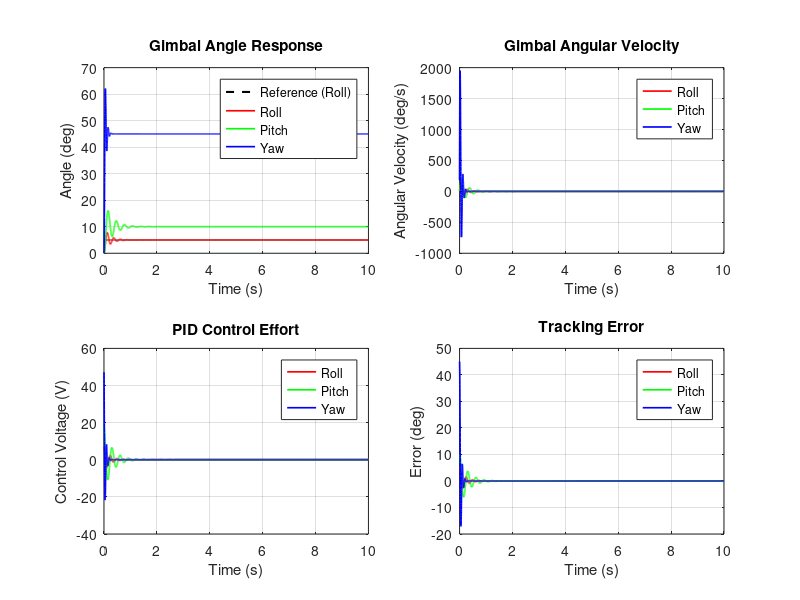

Recreate this plot in MATLAB.
%% 3‑Axis Gimbal Simulation with Real Motor Parameters
clear; close all; clc;

%% Motor Parameters (from datasheets)
% ===== Gimbal Motor (DM3505/3505EC) =====
% Used for pitch and roll axes
J_rotor_gimbal = 5.6e-6;          % kg·m² (rotor inertia from datasheet)
Kt_gimbal = 0.081;                 % Nm/A (torque constant)
R_gimbal = 6.34;                   % Ω (phase-to-phase resistance)
K_motor_gimbal = Kt_gimbal / R_gimbal;  % 0.0128 Nm/V

% ===== Geared DC Motor (GA37-520) =====
% Used for yaw axis (needs more torque)
Kt_geared = 0.1225;                % Nm/A (derived from stall torque/current)
R_geared = 3.0;                    % Ω (estimated)
K_motor_geared = Kt_geared / R_geared;  % 0.0408 Nm/V

% Gear ratio for yaw motor
gear_ratio = 30;   % From datasheet: 1:30

%% System Inertia (including loads and motor weights)
% These need to be estimated based on your actual setup
% Include: motor rotor inertia + payload/camera + arm lengths

% Example payload: small camera + mounting hardware (~300g at 10cm distance)
m_payload = 0.300;                 % kg (300g camera + mount)
L_payload = 0.10;                  % m (distance from rotation axis)
J_payload = m_payload * L_payload^2;  % kg·m²
% J_payload = 0.300 * 0.10^2 = 0.003 kg·m²

% Axis-specific inertias
% Roll axis: typically the smallest inertia
J_roll = J_rotor_gimbal + 0.5 * J_payload;  % Partially loaded
% Pitch axis: carries the full payload
J_pitch = J_rotor_gimbal + J_payload;
% Yaw axis: carries everything + geared motor rotor (estimated)
% Geared motor rotor inertia (estimate from weight)
m_geared = 0.150;                  % kg (150g from datasheet)
r_geared = 0.015;                  % m (approx radius of motor, 15mm)
J_rotor_geared_est = 0.5 * m_geared * r_geared^2;  % ~1.7e-5 kg·m²
J_yaw = J_rotor_geared_est * gear_ratio^2 + J_payload + J_rotor_gimbal;

% Assemble inertia array
J = [J_roll; J_pitch; J_yaw];  % kg·m²

%% Damping Coefficients (estimated)
% These are hard to get from datasheets, typically estimated experimentally
D = [0.005;  % Roll damping
     0.008;  % Pitch damping (higher due to payload)
     0.015]; % Yaw damping (higher due to gearbox friction)

%% Motor Gains (K_motor in Nm/V)
% Roll and pitch: use gimbal motor
% Yaw: use geared motor (with gear ratio, torque is multiplied)
K_motor = [K_motor_gimbal;          % Roll
           K_motor_gimbal;          % Pitch
           K_motor_geared * gear_ratio];  % Yaw (gear ratio multiplies torque)

%% Display motor constants
% fprintf('====== Motor Constants ======\n');
% fprintf('Gimbal Motor (DM3505):\n');
% fprintf('  Kt = %.4f Nm/A\n', Kt_gimbal);
% fprintf('  R = %.2f Ω\n', R_gimbal);
% fprintf('  K_motor = %.4f Nm/V\n', K_motor_gimbal);
% fprintf('  Rotor Inertia = %.2e kg·m²\n', J_rotor_gimbal);
% fprintf('\n');
% fprintf('Geared Motor (GA37-520):\n');
% fprintf('  Kt = %.4f Nm/A\n', Kt_geared);
% fprintf('  R = %.1f Ω\n', R_geared);
% fprintf('  K_motor = %.4f Nm/V\n', K_motor_geared);
% fprintf('  Gear Ratio = %d:1\n', gear_ratio);
% fprintf('  Effective K_motor (after gearbox) = %.4f Nm/V\n', K_motor(3));

%% PID Gains (tuned for these specific motors)
% Start with these and tune based on simulation results
pid_gains = [80,  5, 0.8;   % Roll axis (light, fast)
             100, 8, 1.0;   % Pitch axis (heavier, needs more P gain)
             60,  3, 0.6];  % Yaw axis (geared, slower response)

%% Simulation Time Settings
dt = 0.001;            % Time step (1 ms)
t_end = 10;            % Total simulation time (seconds)
t = 0:dt:t_end;
N = length(t);

%% Target Angles
ref_angles = zeros(N, 3);
ref_angles(:,1) = 5 * pi/180;   % Roll setpoint (rad)
ref_angles(:,2) = 10 * pi/180;  % Pitch setpoint (rad)
ref_angles(:,3) = 45 * pi/180;  % Yaw setpoint (rad)

%% State Initialization
% States: [angle, angular_velocity] for each axis
state = zeros(2, 3);   % row1 = angle, row2 = velocity
integral_error = zeros(3,1);
prev_error = zeros(3,1);

% Preallocate logs
angle_log = zeros(N, 3);
velocity_log = zeros(N, 3);
torque_log = zeros(N, 3);
control_log = zeros(N, 3);

%% Simulation Loop
for k = 1:N
    % Current reference and state
    ref = ref_angles(k, :);
    angle = state(1, :);
    velocity = state(2, :);
    
    % Compute error
    error = ref - angle;
    
    % PID control for each axis (independent)
    for axis = 1:3
        Kp = pid_gains(axis, 1);
        Ki = pid_gains(axis, 2);
        Kd = pid_gains(axis, 3);
        
        % Integral term (with anti‑windup clamp)
        integral_error(axis) = integral_error(axis) + error(axis) * dt;
        % Clamp integral to avoid excessive windup
        integral_error(axis) = max(min(integral_error(axis), 10), -10);
        
        % Derivative term (using velocity feedback to avoid derivative kick)
        derivative = -velocity(axis);   % Negative because velocity = d(angle)/dt
        
        % Control output (voltage command)
        u = Kp * error(axis) + Ki * integral_error(axis) + Kd * derivative;
        control_log(k, axis) = u;
        
        % Torque = motor gain * voltage
        torque = K_motor(axis) * u;
        torque_log(k, axis) = torque;
        
        % Dynamics update (forward Euler)
        % acceleration = (torque - damping * velocity) / inertia
        accel = (torque - D(axis) * velocity(axis)) / J(axis);
        
        % Update state
        state(1, axis) = angle(axis) + velocity(axis) * dt;
        state(2, axis) = velocity(axis) + accel * dt;
        
        % Store logs
        angle_log(k, axis) = state(1, axis);
        velocity_log(k, axis) = state(2, axis);
    end
end

%% Convert angles to degrees for plotting
angle_deg = angle_log * 180/pi;
ref_deg = ref_angles * 180/pi;

%% Plotting
figure('Position', [100, 100, 1200, 800]);

% Subplot 1: Angle response
subplot(2,2,1);
plot(t, ref_deg(:,1), 'k--', 'LineWidth', 1.5); hold on;
plot(t, angle_deg(:,1), 'r', 'LineWidth', 1.2);
plot(t, angle_deg(:,2), 'g', 'LineWidth', 1.2);
plot(t, angle_deg(:,3), 'b', 'LineWidth', 1.2);
xlabel('Time (s)'); ylabel('Angle (deg)');
title('Gimbal Angle Response');
legend('Reference (Roll)', 'Roll', 'Pitch', 'Yaw', 'Location', 'best');
grid on;

% Subplot 2: Angular velocity
subplot(2,2,2);
plot(t, velocity_log(:,1)*180/pi, 'r', 'LineWidth', 1.2); hold on;
plot(t, velocity_log(:,2)*180/pi, 'g', 'LineWidth', 1.2);
plot(t, velocity_log(:,3)*180/pi, 'b', 'LineWidth', 1.2);
xlabel('Time (s)'); ylabel('Angular Velocity (deg/s)');
title('Gimbal Angular Velocity');
legend('Roll', 'Pitch', 'Yaw', 'Location', 'best');
grid on;

% Subplot 3: Control effort (voltage)
subplot(2,2,3);
plot(t, control_log(:,1), 'r', 'LineWidth', 1.2); hold on;
plot(t, control_log(:,2), 'g', 'LineWidth', 1.2);
plot(t, control_log(:,3), 'b', 'LineWidth', 1.2);
xlabel('Time (s)'); ylabel('Control Voltage (V)');
title('PID Control Effort');
legend('Roll', 'Pitch', 'Yaw', 'Location', 'best');
grid on;

% Subplot 4: Tracking error
subplot(2,2,4);
error_deg = (ref_angles - angle_log) * 180/pi;
plot(t, error_deg(:,1), 'r', 'LineWidth', 1.2); hold on;
plot(t, error_deg(:,2), 'g', 'LineWidth', 1.2);
plot(t, error_deg(:,3), 'b', 'LineWidth', 1.2);
xlabel('Time (s)'); ylabel('Error (deg)');
title('Tracking Error');
legend('Roll', 'Pitch', 'Yaw', 'Location', 'best');
grid on;

%% Save key results for later analysis
save('gimbal_simulation_results.mat', 'dt', 't', 'angle_log', 'velocity_log', ...
     'control_log', 'ref_angles', 'pid_gains', 'J', 'D', 'K_motor');
disp('Simulation complete. Results saved to gimbal_simulation_results.mat');
